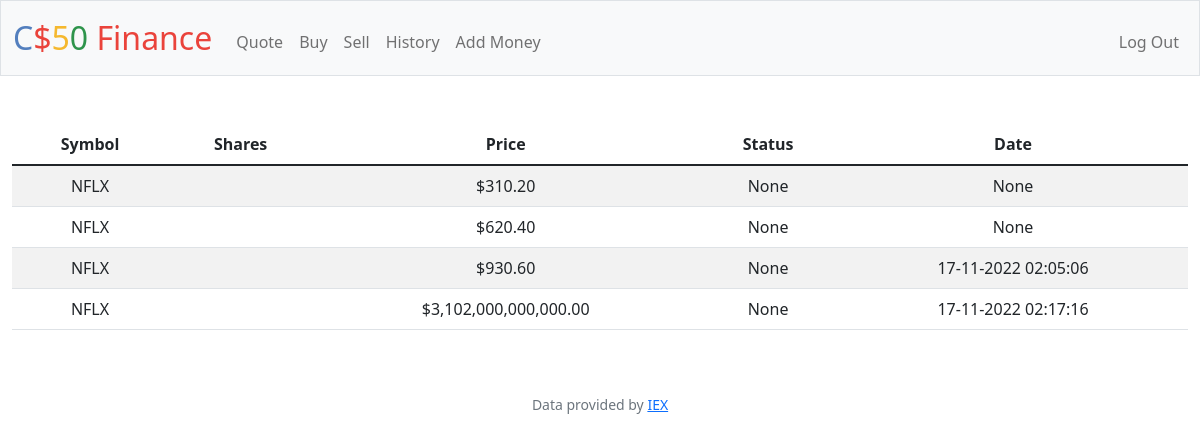
The app's page /history (signed in) with its own data.
### tables this page shows
CREATE TABLE purchases (id INTEGER PRIMARY KEY AUTOINCREMENT UNIQUE  NOT NULL, person_id INTEGER, company_id INTEGER, shares INTEGER NOT NULL, date DATETIME, status text, FOREIGN KEY(person_id) REFERENCES users(id), FOREIGN KEY(company_id) REFERENCES company(id));

CREATE TABLE company(id INTEGER PRIMARY KEY AUTOINCREMENT UNIQUE NOT NULL, name TEXT NOT NULL UNIQUE, price NUMERIC NOT NULL, symbol TEXT UNIQUE NOT NULL);

### app.py (the view)
@app.route("/history")
@login_required
def history():
    company_info = db.execute(
        "SELECT symbol, shares, shares * price,status, date FROM purchases JOIN company ON purchases.company_id = company.id WHERE person_id = ?", session["user_id"])
    for info in company_info:
        info["money_transacted"] = usd(info["shares * price"])
    return render_template("history.html", company_info=company_info)

### app.py (called while the page is built)
@app.after_request
def after_request(response):
    response.headers["Cache-Control"] = "no-cache, no-store, must-revalidate"
    response.headers["Expires"] = 0
    response.headers["Pragma"] = "no-cache"
    return response

### helpers.py (called while the page is built)
def login_required(f):
    @wraps(f)
    def decorated_function(*args, **kwargs):
        if session.get("user_id") is None:
            return redirect("/login")
        return f(*args, **kwargs)
    return decorated_function

def usd(value):
    return f"${value:,.2f}"

### templates/history.html (shortened to what this page needs)
{% extends "layout.html" %}
{% block main %}
<form action="/" method="get">
    <table class="table table-striped">
        <thead>
            <tr>
                <th>Symbol</th>
                <th>Shares</th>
                <th>Price</th>
                <th>Status</th>
                <th>Date</th>
            </tr>
        </thead>
        <tbody>
            {% for info in company_info %}
            <tr>
                <td>{{ info["symbol"] }}</td>
                <td>{{ info["(shares)"] }}</td>
                <td>{{ info["money_transacted"] }}</td>
                <td>{{ info["status"] }}</td>
                <td>{{ info["date"] }}</td>
            </tr>
            {% endfor %}
        </tbody>
    </table>
</form>
{% endblock %}

### templates/layout.html (shortened to what this page needs)
<!DOCTYPE html>
<html lang="en">
    <head>
        <link href="https://cdn.jsdelivr.net/npm/bootstrap@5.1.3/dist/css/bootstrap.min.css" rel="stylesheet">
        <link href="/static/styles.css" rel="stylesheet">
    </head>
    <body>
        <nav class="bg-light border navbar navbar-expand-md navbar-light">
            <div class="container-fluid">
                <a class="navbar-brand" href="/"><span class="blue">C</span><span class="red">$</span><span class="yellow">5</span><span class="green">0</span> <span class="red">Finance</span></a>
                <div class="collapse navbar-collapse" id="navbar">
                    {% if session["user_id"] %}
                        <ul class="navbar-nav me-auto mt-2">
                            <li class="nav-item"><a class="nav-link" href="/quote">Quote</a></li>
                            <li class="nav-item"><a class="nav-link" href="/buy">Buy</a></li>
                            <li class="nav-item"><a class="nav-link" href="/sell">Sell</a></li>
                            <li class="nav-item"><a class="nav-link" href="/history">History</a></li>
                            <li class="nav-item"><a class="nav-link" href="/cash">Add Money</a></li>
                        </ul>
                        <ul class="navbar-nav ms-auto mt-2">
                            <li class="nav-item"><a class="nav-link" href="/logout">Log Out</a></li>
                        </ul>
                    {% else %}
                        <ul class="navbar-nav ms-auto mt-2">
                            <li class="nav-item"><a class="nav-link" href="/register">Register</a></li>
                            <li class="nav-item"><a class="nav-link" href="/login">Log In</a></li>
                        </ul>
                    {% endif %}
                </div>
            </div>
        </nav>
        <main class="container-fluid py-5 text-center">
            {% block main %}{% endblock %}
        </main>
        <footer class="mb-5 small text-center text-muted">
            Data provided by <a href="https://iexcloud.io/">IEX</a>
        </footer>
    </body>
</html>

### static/styles.css (style rules this page uses)
nav .navbar-brand { font-size: xx-large; }
nav .navbar-brand .blue { color: #537fbe; }
nav .navbar-brand .red { color: #ea433b; }
nav .navbar-brand .yellow { color: #f5b82e; }
nav .navbar-brand .green { color: #2e944b; }

### records on screen
purchases: symbol "NFLX", money_transacted "$310.20", status "None", date "None"
purchases: symbol "NFLX", money_transacted "$620.40", status "None", date "None"
purchases: symbol "NFLX", money_transacted "$930.60", status "None", date "17-11-2022 02:05:06"
purchases: symbol "NFLX", money_transacted "$3,102,000,000,000.00", status "None", date "17-11-2022 02:17:16"
